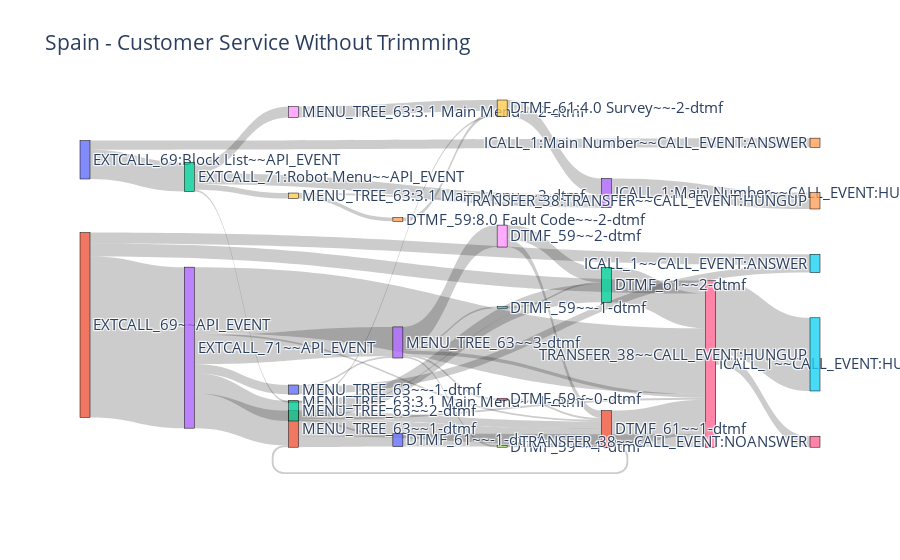

The cell this chart's notebook holds for it:
### Code cell
FlowName = "Spain - Customer Service"
df = client.query(sql_temp.format(FlowName)).to_dataframe()
flow = SankeyFlow(df)
flow.plot(0, f"{FlowName} Without Trimming").show()

### Figure 1 — Plotly figure (JSON) as saved in the notebook; plotly's stock layout.template omitted (floating-point values rounded to 4 significant figures)
{"data": [{"link": {"hovertemplate": "%{value} unique users went from %{source.label} to %{target.label}.<br /><br />It took them %{label} in average to reach this point from the start of the flow.<extra></extra>", "label": ["0 days 00:00:30", "0 days 00:00:12", "0 days 00:00:00", "0 days 00:00:00", "0 days 00:00:00", "0 days 00:00:04", "0 days 00:00:04", "0 days 00:00:04", "0 days 00:00:04", "0 days 00:00:04", "0 days 00:00:05", "0 days 00:00:31", "0 days 00:04:12", "0 days 00:00:14", "0 days 00:00:21", "0 days 00:00:15", "0 days 00:00:12", "0 days 00:00:12", "0 days 00:00:13", "0 days 00:00:12", "0 days 00:00:48", "0 days 00:00:19", "0 days 00:00:39", "0 days 00:00:41", "0 days 00:00:31", "0 days 00:00:15", "0 days 00:00:23", "0 days 00:00:17", "0 days 00:00:16", "0 days 00:00:18", "0 days 00:00:36", "0 days 00:00:41", "0 days 00:00:36", "0 days 00:00:37", "0 days 00:00:00", "0 days 00:00:00", "0 days 00:00:04", "0 days 00:00:04", "0 days 00:00:04", "0 days 00:00:05", "0 days 00:00:38", "0 days 00:00:39", "0 days 00:09:35", "0 days 00:00:21", "0 days 00:00:36", "0 days 00:00:20", "0 days 00:00:13"], "source": [21, 21, 1, 1, 1, 3, 3, 3, 3, 3, 3, 6, 6, 11, 11, 11, 11, 12, 12, 12, 10, 10, 20, 22, 17, 13, 13, 13, 13, 13, 18, 18, 15, 16, 0, 0, 2, 2, 2, 2, 14, 19, 23, 9, 9, 8, 7], "target": [6, 11, 3, 6, 5, 11, 6, 12, 10, 13, 21, 26, 25, 21, 20, 22, 6, 21, 22, 20, 5, 13, 6, 6, 21, 17, 18, 15, 6, 16, 21, 22, 22, 21, 2, 4, 23, 9, 8, 7, 19, 23, 24, 14, 23, 19, 19], "value": [19, 1, 88, 7, 6, 19, 36, 11, 5, 16, 1, 6, 40, 9, 6, 4, 1, 4, 6, 1, 4, 1, 7, 19, 1, 1, 12, 1, 2, 1, 4, 8, 1, 1, 16, 5, 6, 3, 6, 1, 2, 9, 9, 2, 1, 6, 1]}, "node": {"label": ["EXTCALL_69:Block List~~API_EVENT", "EXTCALL_69~~API_EVENT", "EXTCALL_71:Robot Menu~~API_EVENT", "EXTCALL_71~~API_EVENT", "ICALL_1:Main Number~~CALL_EVENT:ANSWER", "ICALL_1~~CALL_EVENT:ANSWER", "ICALL_1~~CALL_EVENT:HUNGUP", "MENU_TREE_63:3.1 Main Menu~~1-dtmf", "MENU_TREE_63:3.1 Main Menu~~2-dtmf", "MENU_TREE_63:3.1 Main Menu~~3-dtmf", "MENU_TREE_63~~-1-dtmf", "MENU_TREE_63~~1-dtmf", "MENU_TREE_63~~2-dtmf", "MENU_TREE_63~~3-dtmf", "DTMF_59:8.0 Fault Code~~-2-dtmf", "DTMF_59~~-1-dtmf", "DTMF_59~~0-dtmf", "DTMF_59~~1-dtmf", "DTMF_59~~2-dtmf", "DTMF_61:4.0 Survey~~-2-dtmf", "DTMF_61~~-1-dtmf", "DTMF_61~~1-dtmf", "DTMF_61~~2-dtmf", "ICALL_1:Main Number~~CALL_EVENT:HUNGUP", "TRANSFER_38:TRANSFER~~CALL_EVENT:HUNGUP", "TRANSFER_38~~CALL_EVENT:HUNGUP", "TRANSFER_38~~CALL_EVENT:NOANSWER"], "line": {"color": "black", "width": 0.5}, "thickness": 10}, "type": "sankey"}], "layout": {"autosize": true, "font": {"size": 15}, "plot_bgcolor": "white", "title": {"text": "Spain - Customer Service Without Trimming"}}}
